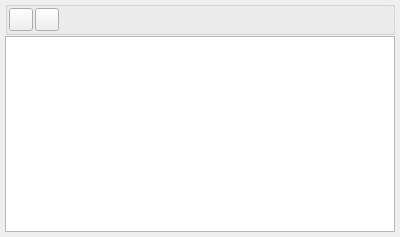
<?xml version="1.0" encoding="UTF-8"?>
<ui version="4.0">
 <class>frmListSpr</class>
 <widget class="QWidget" name="frmListSpr">
  <property name="geometry">
   <rect>
    <x>0</x>
    <y>0</y>
    <width>400</width>
    <height>237</height>
   </rect>
  </property>
  <property name="minimumSize">
   <size>
    <width>400</width>
    <height>0</height>
   </size>
  </property>
  <property name="windowTitle">
   <string>Form</string>
  </property>
  <layout class="QGridLayout" name="gridLayout">
   <property name="leftMargin">
    <number>5</number>
   </property>
   <property name="topMargin">
    <number>1</number>
   </property>
   <property name="rightMargin">
    <number>5</number>
   </property>
   <property name="bottomMargin">
    <number>5</number>
   </property>
   <property name="horizontalSpacing">
    <number>5</number>
   </property>
   <property name="verticalSpacing">
    <number>1</number>
   </property>
   <item row="0" column="0">
    <widget class="QGroupBox" name="groupBox">
     <property name="focusPolicy">
      <enum>Qt::NoFocus</enum>
     </property>
     <property name="styleSheet">
      <string notr="true"/>
     </property>
     <property name="title">
      <string/>
     </property>
     <property name="alignment">
      <set>Qt::AlignLeading|Qt::AlignLeft|Qt::AlignTop</set>
     </property>
     <property name="flat">
      <bool>false</bool>
     </property>
     <property name="checkable">
      <bool>false</bool>
     </property>
     <layout class="QHBoxLayout" name="horizontalLayout">
      <property name="spacing">
       <number>2</number>
      </property>
      <property name="margin">
       <number>1</number>
      </property>
      <item>
       <widget class="QToolButton" name="toolButton">
        <property name="text">
         <string/>
        </property>
       </widget>
      </item>
      <item>
       <widget class="QToolButton" name="toolButton_2">
        <property name="text">
         <string/>
        </property>
       </widget>
      </item>
      <item>
       <spacer name="horizontalSpacer">
        <property name="orientation">
         <enum>Qt::Horizontal</enum>
        </property>
        <property name="sizeHint" stdset="0">
         <size>
          <width>40</width>
          <height>20</height>
         </size>
        </property>
       </spacer>
      </item>
     </layout>
    </widget>
   </item>
   <item row="1" column="0">
    <widget class="QTableView" name="tableView"/>
   </item>
  </layout>
 </widget>
 <resources/>
 <connections/>
</ui>
